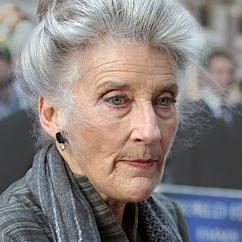
#> input picture 2_Train_FaceRecognition_with_ML/data/female/female_000034.jpg, 242 x 242 px; its folder holds only this picture in this run
$ jupyter execute 01_FROM_data_preprocessing_crop_faces.ipynb
#> lines starting #> are read from the running program, lines starting #| are printed output that depends on the picture
[cell 1]
import numpy as np
import cv2
from glob import glob
import matplotlib.pyplot as plt
print("yes")

[cell 2]
fpath = glob('./data/female/*.jpg')
mpath = glob('./data/male/*.jpg')

[cell 3]
len(fpath)
len(mpath)

[cell 4]
# read image and  convert it to RGB
img = cv2.imread(fpath[0])
#> img is the input picture: shape (242, 242, 3); mean B, G, R 124.7, 126.5, 134.2
img_rgb = cv2.cvtColor(img,cv2.COLOR_BGR2RGB)

# Loading cascade classifier
haar = cv2.CascadeClassifier('./data/haarcascade_frontalface_default.xml')

# convert image to gray
gray = cv2.cvtColor(img_rgb,cv2.COLOR_RGB2GRAY)
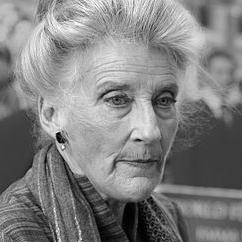
#> gray: shape (242, 242); min 0, max 254, mean 128.6
faces_list = haar.detectMultiScale(gray,1.5,5)
#> faces_list = ()

for x,y,w,h in faces_list:
    cv2.rectangle(img_rgb,(x,y),(x+w,y+h),(0,255,0),2)

    # crop the image
    roi = img_rgb[y:y+h,x:x+w]
    plt.imshow(roi)
#> this loop made 0 passes

# Cropping All images

[cell 5]
haar = cv2.CascadeClassifier('./data/haarcascade_frontalface_default.xml')

# female images

[cell 6]
for i in range(len(fpath)):
    try:
        # read image and  convert it to RGB
        img = cv2.imread(fpath[i])
        img_rgb = cv2.cvtColor(img,cv2.COLOR_BGR2RGB)


        # convert image to gray
        gray = cv2.cvtColor(img_rgb,cv2.COLOR_RGB2GRAY)
        faces_list = haar.detectMultiScale(gray,1.5,5)

        for x,y,w,h in faces_list:
#             cv2.rectangle(img,(x,y),(x+w,y+h),(0,255,0),2)

            # crop the image
            roi = img[y:y+h,x:x+w]
            #plt.imshow(roi)

            # save the image
#             cv2.imwrite(f'./crop_data/female/female_{i}.jpg',roi)
            print("IMage successfully processed",i)
    except:
        print("Unable to processes the image")


$ run again, on 2_Train_FaceRecognition_with_ML/data/female/female_000222.jpg
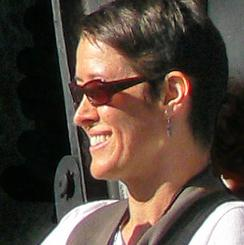
#> input picture 2_Train_FaceRecognition_with_ML/data/female/female_000222.jpg, 244 x 245 px
#> img is the input picture: shape (245, 244, 3); mean B, G, R 61.2, 71, 85.7
#> `gray = cv2.cvtColor(img_rgb,cv2.COLOR_RGB2GRAY)`:
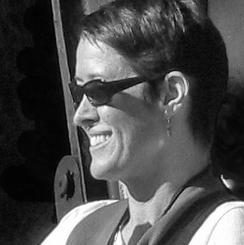
#> gray: shape (245, 244); min 0, max 255, mean 74.3
#> faces_list = ()

$ run again, on 2_Train_FaceRecognition_with_ML/data/female/female_000306.jpg
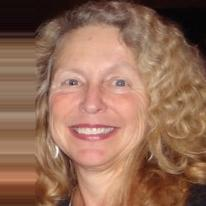
#> input picture 2_Train_FaceRecognition_with_ML/data/female/female_000306.jpg, 206 x 206 px
#> img is the input picture: shape (206, 206, 3); mean B, G, R 87.4, 108.5, 148.3
#> faces_list = [[38, 39, 122, 122]]
#> the loop `for x,y,w,h in faces_list:` made 1 pass
#> after the loop `for x,y,w,h in faces_list:`:
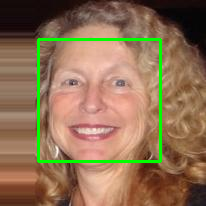
#> img_rgb: shape (206, 206, 3); mean R, G, B 142.9, 113.1, 84.2
#> the loop `for x,y,w,h in faces_list:` made 1 pass
#> (printed output is left out)
#> pass 1, `roi = img[y:y+h,x:x+w]`:
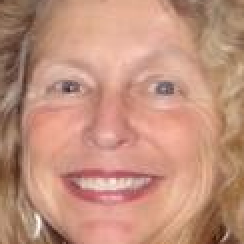
#> roi: shape (122, 122, 3) (shown 2 times larger); mean B, G, R 124.4, 144.8, 193.7

$ run again, on 2_Train_FaceRecognition_with_ML/data/female/female_000344.jpg
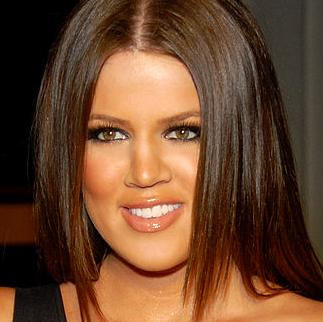
#> input picture 2_Train_FaceRecognition_with_ML/data/female/female_000344.jpg, 323 x 322 px
#> img is the input picture: shape (322, 323, 3); mean B, G, R 46.4, 70.1, 106.6
#> faces_list = [[58, 66, 182, 182]]
#> the loop `for x,y,w,h in faces_list:` made 1 pass
#> after the loop `for x,y,w,h in faces_list:`:
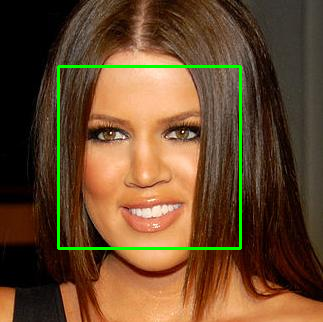
#> img_rgb: shape (322, 323, 3); mean R, G, B 104.4, 74, 45.3
#> the loop `for x,y,w,h in faces_list:` made 1 pass
#> (printed output is left out)
#> pass 1, `roi = img[y:y+h,x:x+w]`:
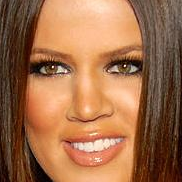
#> roi: shape (182, 182, 3); mean B, G, R 74.2, 109, 160.1

$ run again, on 2_Train_FaceRecognition_with_ML/data/female/female_000065.jpg
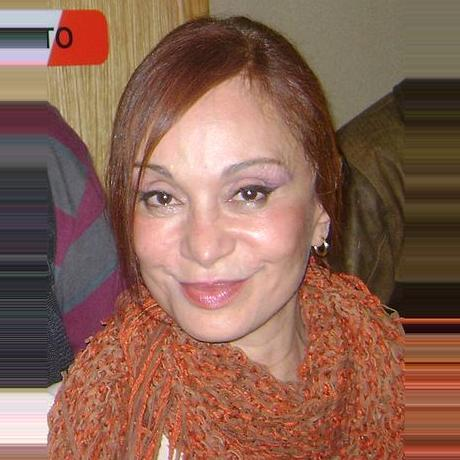
#> input picture 2_Train_FaceRecognition_with_ML/data/female/female_000065.jpg, 460 x 460 px
#> img is the input picture: shape (460, 460, 3); mean B, G, R 83.2, 99.4, 139.6
#> faces_list = [[116, 132, 182, 182], [74, 83, 273, 273]]
#> the loop `for x,y,w,h in faces_list:` made 2 passes
#> after the loop `for x,y,w,h in faces_list:`:
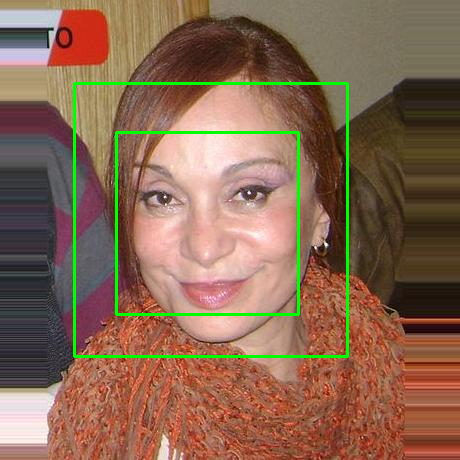
#> img_rgb: shape (460, 460, 3); mean R, G, B 135.9, 103.4, 81
#> the loop `for x,y,w,h in faces_list:` made 2 passes
#> (printed output is left out)
#> pass 2, `roi = img[y:y+h,x:x+w]`:
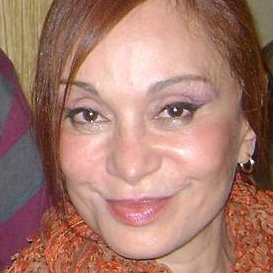
#> roi: shape (273, 273, 3); mean B, G, R 109.4, 122.8, 167.6
